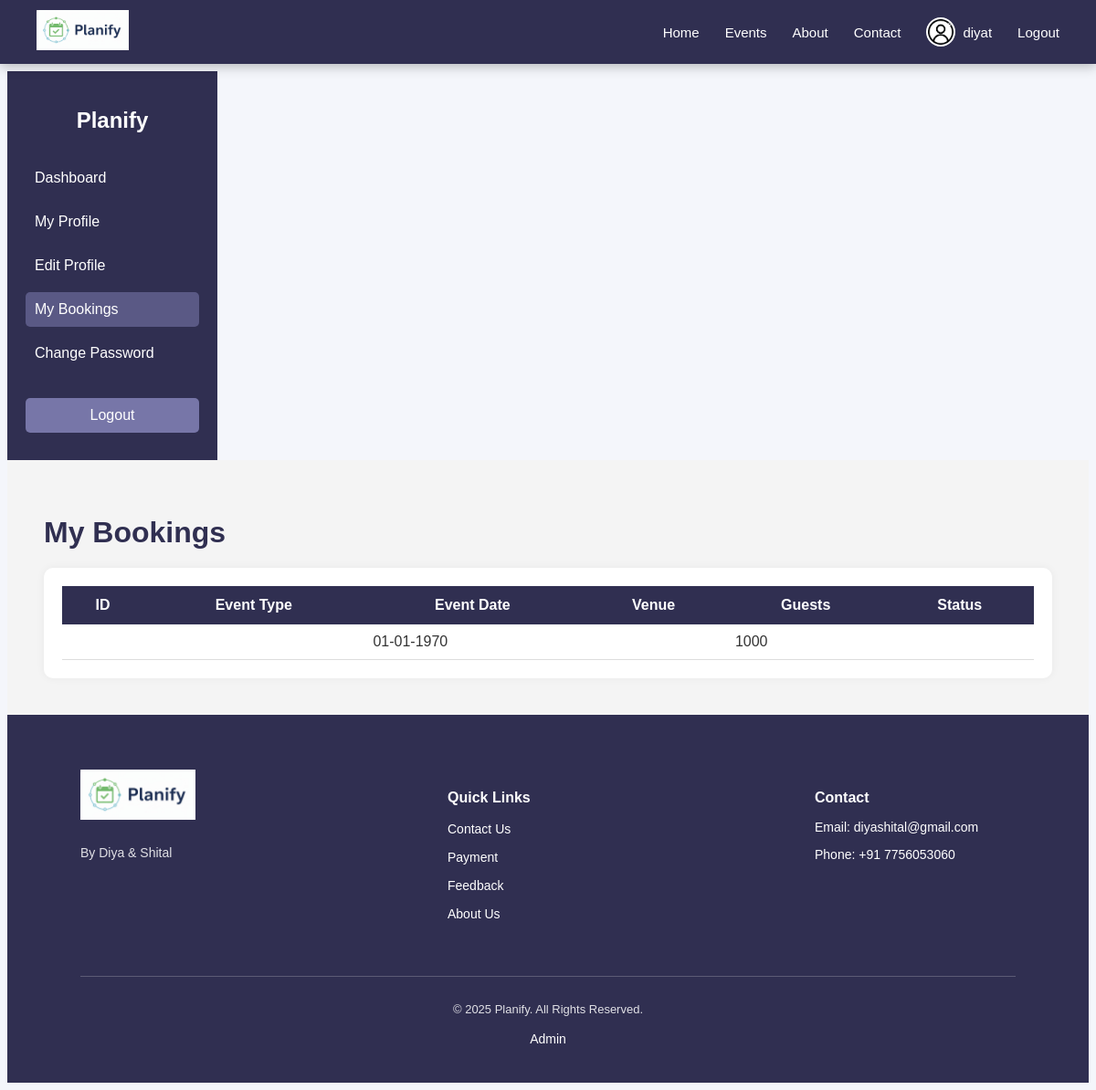
/user/my_bookings.php (signed in), run on an earlier commit of the app's database.
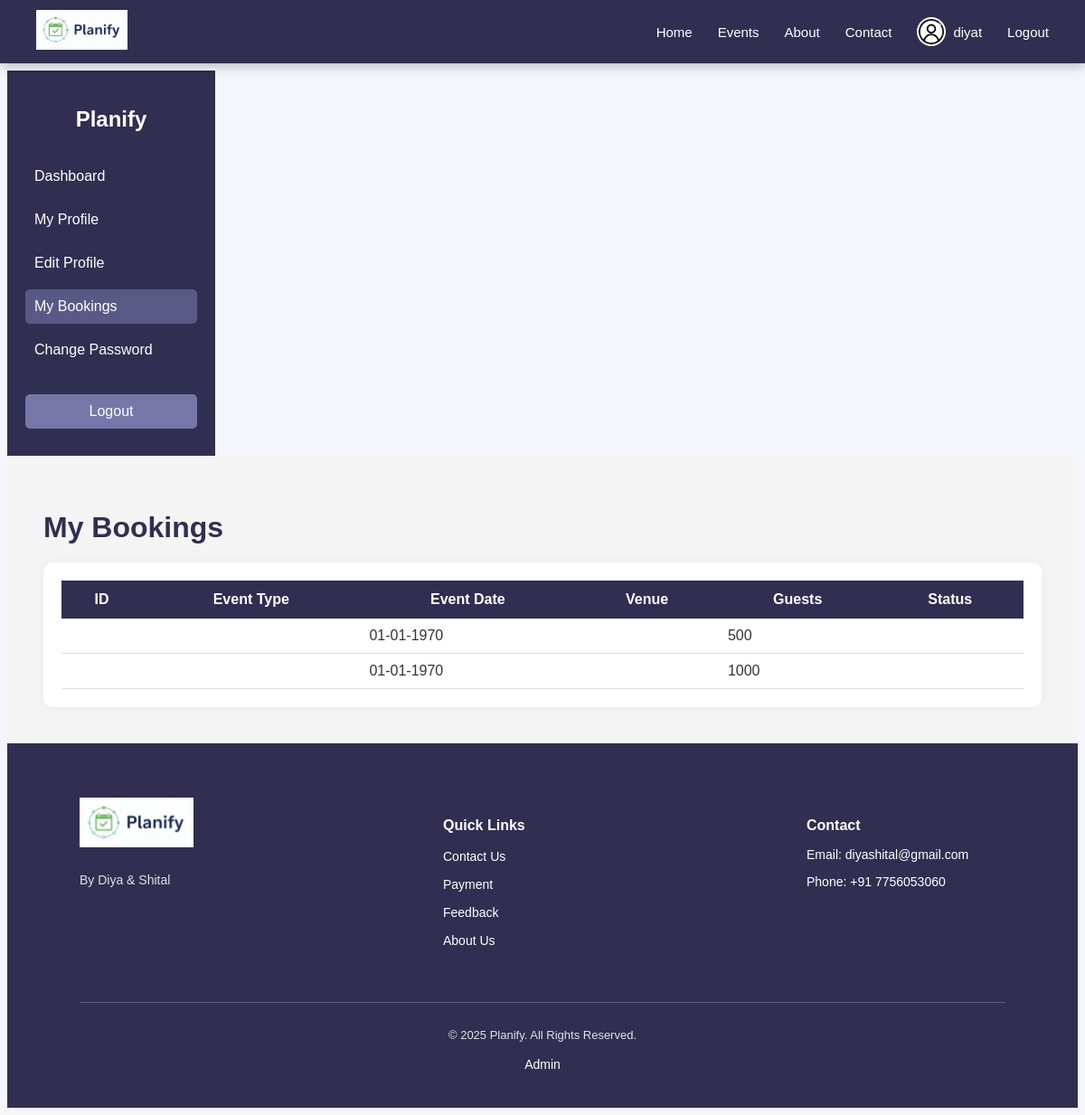
And on a later commit of the database.
### tables this page shows
CREATE TABLE `bookings` (
  `id` int(11) NOT NULL,
  `user_id` int(11) NOT NULL,
  `event_id` int(11) NOT NULL,
  `package_name` varchar(50) DEFAULT NULL,
  `package_price` decimal(10,2) DEFAULT NULL,
  `guests` int(11) DEFAULT NULL,
  `veg_qty` int(11) DEFAULT NULL,
  `nonveg_qty` int(11) DEFAULT NULL,
  `event_date` date DEFAULT NULL,
  `total_amount` decimal(10,2) DEFAULT NULL,
  `advance_amount` decimal(10,2) DEFAULT NULL,
  `remaining_amount` decimal(10,2) DEFAULT NULL,
  `status` varchar(20) DEFAULT 'Pending',
  `booking_date` timestamp NOT NULL DEFAULT current_timestamp()
);

### user/my_bookings.php (the view, shortened to what this page needs)
<?php
include(__DIR__ . "/../includes/db_connect.php");
$user_id = $_SESSION['user_id'];
$query = "SELECT * FROM bookings WHERE user_id = ? ORDER BY booking_date DESC";
$stmt = $conn->prepare($query);
$stmt->bind_param("i", $user_id);
$stmt->execute();
$result = $stmt->get_result();
?>
<!DOCTYPE html>
<html lang="en">
<head>
    <link rel="stylesheet" href="../css/style.css">
</head>
<body>
<?php include("../includes/header.php"); ?>
<div class="dashboard-container">
    <div class="sidebar">
        <h2>Planify</h2>
        <a href="dashboard.php">Dashboard</a>
        <a href="dashboard.php">My Profile</a>
        <a href="edit_profile.php">Edit Profile</a>
        <a href="my_bookings.php" class="active">My Bookings</a>
        <a href="change_password.php">Change Password</a>
        <a href="../auth/logout.php" class="logout-btn">Logout</a>
    </div>
    <div class="main-content">
        <h1 class="main-heading">My Bookings</h1>
        <?php if ($result->num_rows > 0) { ?>
            <div class="table-container">
                <table>
                    <tr>
                        <th>ID</th>
                        <th>Event Type</th>
                        <th>Event Date</th>
                        <th>Venue</th>
                        <th>Guests</th>
                        <th>Status</th>
                    </tr>
                    <?php while ($row = $result->fetch_assoc()) { ?>
                        <tr>
                            <td><?php echo $row['booking_id']; ?></td>
                            <td><?php echo htmlspecialchars($row['event_type']); ?></td>
                            <td><?php echo date("d-m-Y", strtotime($row['event_date'])); ?></td>
                            <td><?php echo htmlspecialchars($row['venue']); ?></td>
                            <td><?php echo $row['guests']; ?></td>
                            <td class="status"><?php echo $row['booking_status']; ?></td>
                        </tr>
                    <?php } ?>
                </table>
            </div>
        <?php } else { ?>
            <p class="no-booking">You have not made any bookings yet.</p>
        <?php } ?>
    </div>
</div>
<?php include("../includes/footer.php"); ?>
</body>
</html>

What changed in the data, as far as the page shows it:
added bookings: event_date "01-01-1970", guests "500"
